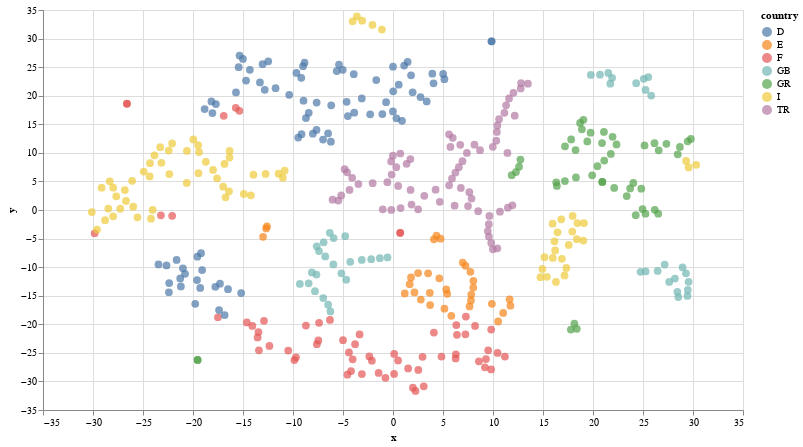

Notebook code cell kept with this figure:
### Code cell
alt.Chart(tsne_df).mark_circle(size=60).encode(
    x='x',
    y='y',
    color='country',
    tooltip=['place', 'country']
).properties(width=700, height=400)

### Figure 1 — Vega-Lite specification as saved in the notebook (floating-point values rounded to 4 significant figures; data arrays with more than 128 entries replaced by an {"elided": "..."} marker saying what was removed)
{"config": {"view": {"continuousWidth": 300, "continuousHeight": 300}}, "data": {"name": "data-e7b07725d08a080f50152b74f7f25d46"}, "mark": {"type": "circle", "size": 60}, "encoding": {"color": {"field": "country", "type": "nominal"}, "tooltip": [{"field": "place", "type": "nominal"}, {"field": "country", "type": "nominal"}], "x": {"field": "x", "type": "quantitative"}, "y": {"field": "y", "type": "quantitative"}}, "height": 400, "width": 700, "$schema": "https://vega.github.io/schema/vega-lite/v5.8.0.json", "datasets": {"data-e7b07725d08a080f50152b74f7f25d46": {"elided": "421 records"}}}
